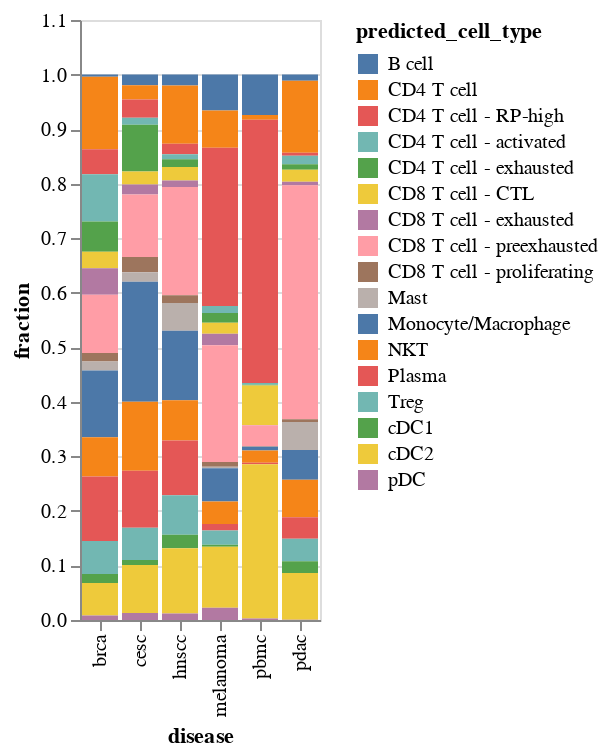

The notebook cell saved with this chart:
### Code cell
from collections import Counter
def plot_proportion(adata, x, y, percentage=True):
    samples = sorted(set(adata.obs[x]))
    cell_types = sorted(set(adata.obs[y]))

    data = []
    for s in samples:
        mini = adata.obs[adata.obs[x]==s]
        counts = Counter(mini[y])
        for c in cell_types:
            data.append([s, c, counts.get(c, 0)/mini.shape[0] if percentage else counts.get(c, 0)])
    df = pd.DataFrame(data=data)
    df.columns = [x, y, 'fraction' if percentage else 'count']

    return alt.Chart(df).mark_bar().encode(
        x=x,
        y='fraction' if percentage else 'count',
        color=y
    )
plot_proportion(combined, 'disease', 'predicted_cell_type')

### Figure 1 — Vega-Lite specification as saved in the notebook (floating-point values rounded to 4 significant figures)
{"config": {"view": {"continuousWidth": 400, "continuousHeight": 300}}, "data": {"name": "data-3dcc8ccba970b352b39eaa2bf0c6990d"}, "mark": "bar", "encoding": {"color": {"type": "nominal", "field": "predicted_cell_type"}, "x": {"type": "nominal", "field": "disease"}, "y": {"type": "quantitative", "field": "fraction"}}, "$schema": "https://vega.github.io/schema/vega-lite/v4.8.1.json", "datasets": {"data-3dcc8ccba970b352b39eaa2bf0c6990d": [{"disease": "brca", "predicted_cell_type": "B cell", "fraction": 0.004261}, {"disease": "brca", "predicted_cell_type": "CD4 T cell", "fraction": 0.1325}, {"disease": "brca", "predicted_cell_type": "CD4 T cell - RP-high", "fraction": 0.04615}, {"disease": "brca", "predicted_cell_type": "CD4 T cell - activated", "fraction": 0.0863}, {"disease": "brca", "predicted_cell_type": "CD4 T cell - exhausted", "fraction": 0.05578}, {"disease": "brca", "predicted_cell_type": "CD8 T cell - CTL", "fraction": 0.03019}, {"disease": "brca", "predicted_cell_type": "CD8 T cell - exhausted", "fraction": 0.04843}, {"disease": "brca", "predicted_cell_type": "CD8 T cell - preexhausted", "fraction": 0.1067}, {"disease": "brca", "predicted_cell_type": "CD8 T cell - proliferating", "fraction": 0.01551}, {"disease": "brca", "predicted_cell_type": "Mast", "fraction": 0.01668}, {"disease": "brca", "predicted_cell_type": "Monocyte/Macrophage", "fraction": 0.1225}, {"disease": "brca", "predicted_cell_type": "NKT", "fraction": 0.07172}, {"disease": "brca", "predicted_cell_type": "Plasma", "fraction": 0.1183}, {"disease": "brca", "predicted_cell_type": "Treg", "fraction": 0.06043}, {"disease": "brca", "predicted_cell_type": "cDC1", "fraction": 0.01665}, {"disease": "brca", "predicted_cell_type": "cDC2", "fraction": 0.05959}, {"disease": "brca", "predicted_cell_type": "pDC", "fraction": 0.00824}, {"disease": "cesc", "predicted_cell_type": "B cell", "fraction": 0.01949}, {"disease": "cesc", "predicted_cell_type": "CD4 T cell", "fraction": 0.02626}, {"disease": "cesc", "predicted_cell_type": "CD4 T cell - RP-high", "fraction": 0.03351}, {"disease": "cesc", "predicted_cell_type": "CD4 T cell - activated", "fraction": 0.01272}, {"disease": "cesc", "predicted_cell_type": "CD4 T cell - exhausted", "fraction": 0.08568}, {"disease": "cesc", "predicted_cell_type": "CD8 T cell - CTL", "fraction": 0.024}, {"disease": "cesc", "predicted_cell_type": "CD8 T cell - exhausted", "fraction": 0.01818}, {"disease": "cesc", "predicted_cell_type": "CD8 T cell - preexhausted", "fraction": 0.1147}, {"disease": "cesc", "predicted_cell_type": "CD8 T cell - proliferating", "fraction": 0.02816}, {"disease": "cesc", "predicted_cell_type": "Mast", "fraction": 0.01723}, {"disease": "cesc", "predicted_cell_type": "Monocyte/Macrophage", "fraction": 0.22}, {"disease": "cesc", "predicted_cell_type": "NKT", "fraction": 0.1263}, {"disease": "cesc", "predicted_cell_type": "Plasma", "fraction": 0.1048}, {"disease": "cesc", "predicted_cell_type": "Treg", "fraction": 0.05882}, {"disease": "cesc", "predicted_cell_type": "cDC1", "fraction": 0.009388}, {"disease": "cesc", "predicted_cell_type": "cDC2", "fraction": 0.08806}, {"disease": "cesc", "predicted_cell_type": "pDC", "fraction": 0.01272}, {"disease": "hnscc", "predicted_cell_type": "B cell", "fraction": 0.02018}, {"disease": "hnscc", "predicted_cell_type": "CD4 T cell", "fraction": 0.1067}, {"disease": "hnscc", "predicted_cell_type": "CD4 T cell - RP-high", "fraction": 0.01913}, {"disease": "hnscc", "predicted_cell_type": "CD4 T cell - activated", "fraction": 0.009487}, {"disease": "hnscc", "predicted_cell_type": "CD4 T cell - exhausted", "fraction": 0.01392}, {"disease": "hnscc", "predicted_cell_type": "CD8 T cell - CTL", "fraction": 0.025}, {"disease": "hnscc", "predicted_cell_type": "CD8 T cell - exhausted", "fraction": 0.01176}, {"disease": "hnscc", "predicted_cell_type": "CD8 T cell - preexhausted", "fraction": 0.1983}, {"disease": "hnscc", "predicted_cell_type": "CD8 T cell - proliferating", "fraction": 0.01435}, {"disease": "hnscc", "predicted_cell_type": "Mast", "fraction": 0.05086}, {"disease": "hnscc", "predicted_cell_type": "Monocyte/Macrophage", "fraction": 0.1273}, {"disease": "hnscc", "predicted_cell_type": "NKT", "fraction": 0.07371}, {"disease": "hnscc", "predicted_cell_type": "Plasma", "fraction": 0.1006}, {"disease": "hnscc", "predicted_cell_type": "Treg", "fraction": 0.07247}, {"disease": "hnscc", "predicted_cell_type": "cDC1", "fraction": 0.02482}, {"disease": "hnscc", "predicted_cell_type": "cDC2", "fraction": 0.1193}, {"disease": "hnscc", "predicted_cell_type": "pDC", "fraction": 0.01208}, {"disease": "melanoma", "predicted_cell_type": "B cell", "fraction": 0.06588}, {"disease": "melanoma", "predicted_cell_type": "CD4 T cell", "fraction": 0.06829}, {"disease": "melanoma", "predicted_cell_type": "CD4 T cell - RP-high", "fraction": 0.29}, {"disease": "melanoma", "predicted_cell_type": "CD4 T cell - activated", "fraction": 0.01311}, {"disease": "melanoma", "predicted_cell_type": "CD4 T cell - exhausted", "fraction": 0.01773}, {"disease": "melanoma", "predicted_cell_type": "CD8 T cell - CTL", "fraction": 0.02027}, {"disease": "melanoma", "predicted_cell_type": "CD8 T cell - exhausted", "fraction": 0.02092}, {"disease": "melanoma", "predicted_cell_type": "CD8 T cell - preexhausted", "fraction": 0.214}, {"disease": "melanoma", "predicted_cell_type": "CD8 T cell - proliferating", "fraction": 0.008772}, {"disease": "melanoma", "predicted_cell_type": "Mast", "fraction": 0.002909}, {"disease": "melanoma", "predicted_cell_type": "Monocyte/Macrophage", "fraction": 0.06071}, {"disease": "melanoma", "predicted_cell_type": "NKT", "fraction": 0.04155}, {"disease": "melanoma", "predicted_cell_type": "Plasma", "fraction": 0.012}, {"disease": "melanoma", "predicted_cell_type": "Treg", "fraction": 0.02599}, {"disease": "melanoma", "predicted_cell_type": "cDC1", "fraction": 0.003786}, {"disease": "melanoma", "predicted_cell_type": "cDC2", "fraction": 0.1116}, {"disease": "melanoma", "predicted_cell_type": "pDC", "fraction": 0.02244}, {"disease": "pbmc", "predicted_cell_type": "B cell", "fraction": 0.07399}, {"disease": "pbmc", "predicted_cell_type": "CD4 T cell", "fraction": 0.008757}, {"disease": "pbmc", "predicted_cell_type": "CD4 T cell - RP-high", "fraction": 0.4829}, {"disease": "pbmc", "predicted_cell_type": "CD4 T cell - activated", "fraction": 0.003065}, {"disease": "pbmc", "predicted_cell_type": "CD4 T cell - exhausted", "fraction": 0.001313}, {"disease": "pbmc", "predicted_cell_type": "CD8 T cell - CTL", "fraction": 0.07224}, {"disease": "pbmc", "predicted_cell_type": "CD8 T cell - exhausted", "fraction": 0.0008757}, {"disease": "pbmc", "predicted_cell_type": "CD8 T cell - preexhausted", "fraction": 0.03809}, {"disease": "pbmc", "predicted_cell_type": "CD8 T cell - proliferating", "fraction": 0.001313}, {"disease": "pbmc", "predicted_cell_type": "Mast", "fraction": 0.0}, {"disease": "pbmc", "predicted_cell_type": "Monocyte/Macrophage", "fraction": 0.006567}, {"disease": "pbmc", "predicted_cell_type": "NKT", "fraction": 0.02277}, {"disease": "pbmc", "predicted_cell_type": "Plasma", "fraction": 0.002627}, {"disease": "pbmc", "predicted_cell_type": "Treg", "fraction": 0.0}, {"disease": "pbmc", "predicted_cell_type": "cDC1", "fraction": 0.0}, {"disease": "pbmc", "predicted_cell_type": "cDC2", "fraction": 0.2828}, {"disease": "pbmc", "predicted_cell_type": "pDC", "fraction": 0.002627}, {"disease": "pdac", "predicted_cell_type": "B cell", "fraction": 0.01124}, {"disease": "pdac", "predicted_cell_type": "CD4 T cell", "fraction": 0.1323}, {"disease": "pdac", "predicted_cell_type": "CD4 T cell - RP-high", "fraction": 0.005551}, {"disease": "pdac", "predicted_cell_type": "CD4 T cell - activated", "fraction": 0.01532}, {"disease": "pdac", "predicted_cell_type": "CD4 T cell - exhausted", "fraction": 0.0101}, {"disease": "pdac", "predicted_cell_type": "CD8 T cell - CTL", "fraction": 0.02187}, {"disease": "pdac", "predicted_cell_type": "CD8 T cell - exhausted", "fraction": 0.006695}, {"disease": "pdac", "predicted_cell_type": "CD8 T cell - preexhausted", "fraction": 0.4289}, {"disease": "pdac", "predicted_cell_type": "CD8 T cell - proliferating", "fraction": 0.005127}, {"disease": "pdac", "predicted_cell_type": "Mast", "fraction": 0.0511}, {"disease": "pdac", "predicted_cell_type": "Monocyte/Macrophage", "fraction": 0.05452}, {"disease": "pdac", "predicted_cell_type": "NKT", "fraction": 0.06877}, {"disease": "pdac", "predicted_cell_type": "Plasma", "fraction": 0.03954}, {"disease": "pdac", "predicted_cell_type": "Treg", "fraction": 0.04124}, {"disease": "pdac", "predicted_cell_type": "cDC1", "fraction": 0.0214}, {"disease": "pdac", "predicted_cell_type": "cDC2", "fraction": 0.08577}, {"disease": "pdac", "predicted_cell_type": "pDC", "fraction": 0.0005654}]}}
